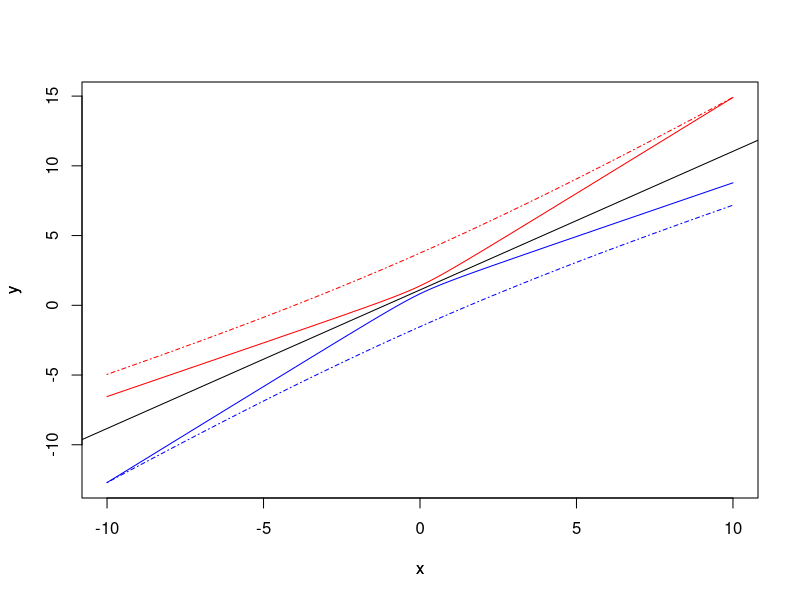

This figure's R source:
# Clear environment
rm(list = ls())

# Setting Japanese font (for MacOSX)
# par(family= "HiraKakuProN-W3")

# Chapter1 e.g.28
# データ生成
N <- 100
p <- 1 # 単回帰
X <- matrix(rnorm(N * p), ncol = p); X <- cbind(rep(1, N), X)
beta <- c(1, 1)
epsilon <- rnorm(N)
y <- X %*% beta + epsilon

# 信頼区間または予測区間を返す関数f(x)を定義。
U <- solve(t(X) %*% X) # t(X) %*% Xの逆行列
beta_hat <- U %*% t(X) %*% y # 回帰係数
RSS <- sum((y - X %*% beta_hat)^2) # 残差二乗和
RSE <- sqrt(RSS / (N - p - 1)) # beta_hatの平均値の標準誤差
alpha <- 0.01 # 危険率 
f <- function(x, a) { # a = 0なら信頼区間。a = 1なら予測区間。
  x <- cbind(1, x)
  range <- qt(df = N - p - 1, 1 - alpha / 2) * RSE * sqrt(a + x %*% U %*% t(x))
  return(list(lower = x %*% beta_hat - range,
              upper = x %*% beta_hat + range))
}

x_seq <- seq(-10, 10, 0.1)

# グラフで信頼区間を表示
lower_seq <- NULL
upper_seq <- NULL
for (x in x_seq) {
  ci_ul <- f(x, 0) # 信頼区間値の取得
  lower_seq <- c(lower_seq, ci_ul$lower)
  upper_seq <- c(upper_seq, ci_ul$upper)
}
x_lim <- c(min(x_seq), max(x_seq))
y_lim <- c(min(lower_seq), max(upper_seq))
plot(x_seq, lower_seq, col = "blue", # 信頼区間下限を青線で描画
     xlim = x_lim,
     ylim = y_lim,
     xlab = "x",
     ylab = "y",
     type = "l")
par(new = TRUE)
plot(x_seq, upper_seq, col = "red", # 信頼区間上限を赤線で描画
     xlim = x_lim,
     ylim = y_lim,
     xlab = "",
     ylab = "",
     type = "l",
     axes = FALSE)
par(new = TRUE)

# グラフで予測区間を表示
lower_seq <- NULL
upper_seq <- NULL
for (x in x_seq) {
  pi_ul <- f(x, 1) # 予測区間値の取得
  lower_seq <- c(lower_seq, pi_ul$lower)
  upper_seq <- c(upper_seq, pi_ul$upper)
}
x_lim <- c(min(x_seq), max(x_seq))
y_lim <- c(min(lower_seq), max(upper_seq))
plot(x_seq, lower_seq, col = "blue", # 予測区間下限を青破線で描画
     xlim = x_lim,
     ylim = y_lim,
     xlab = "x",
     ylab = "y",
     type = "l",
     lty = 4,
     axes = FALSE)
par(new = TRUE)
plot(x_seq, upper_seq, col = "red", # 予測区間上限を赤破線で描画
     xlim = x_lim,
     ylim = y_lim,
     xlab = "",
     ylab = "",
     type = "l",
     lty = 4,
     axes = FALSE)
par(new = TRUE)
abline(beta_hat[1], beta_hat[2])
